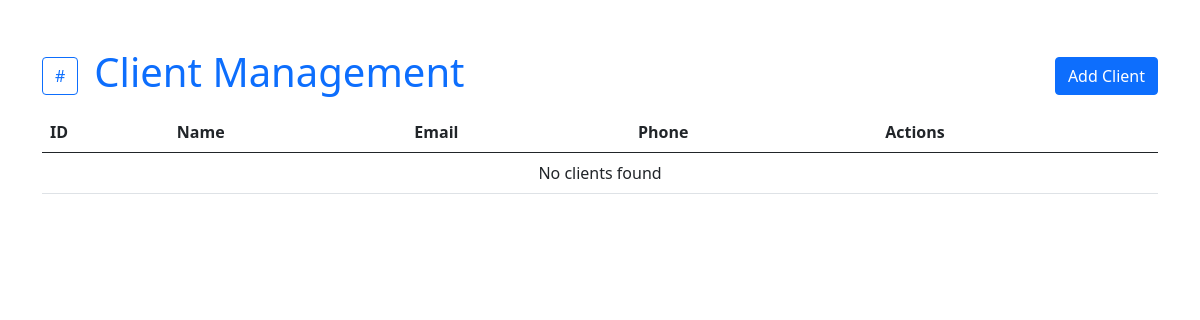
The page /clients/ on the database as committed earlier.
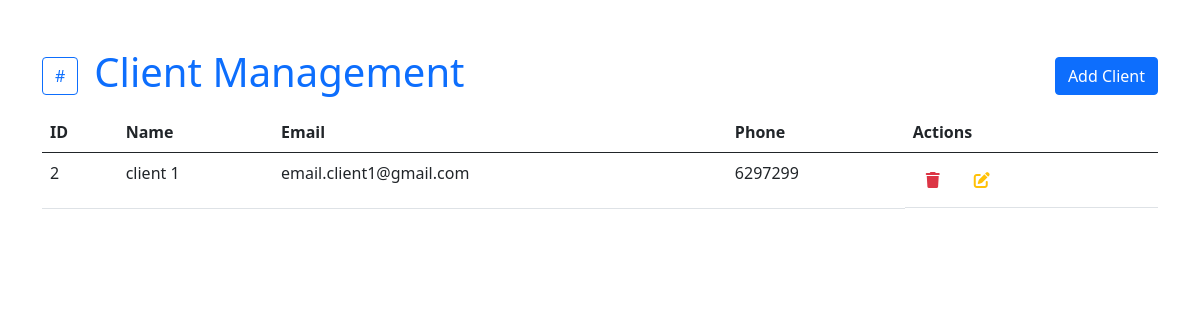
The same page on the database as committed later.
### pharmacy_app/models.py (models this page shows, shortened)
class Client(models.Model) :
    name = models.CharField("name" , max_length=150)
    email= models.CharField("email" ,max_length=100)
    phone = models.IntegerField("phone")

### pharmacy_app/views.py (the view)
# urls.py: path('clients/', views.indexClient , name="indexClient"),
def indexClient(request):
    clients = models.Client.objects.all()
    return render(request, "indexClients.html", { "clients": clients , "message" : request.GET.get("message")})

### pharmacy_app/templates/indexClients.html (shortened to what this page needs)
<!DOCTYPE html>
<html lang="en">
<head>
    <link rel="stylesheet" href="https://cdnjs.cloudflare.com/ajax/libs/bootstrap/5.0.1/css/bootstrap.min.css"
 />
    <link rel="stylesheet" href="https://cdnjs.cloudflare.com/ajax/libs/font-awesome/6.7.2/css/all.min.css"
 />
</head>
<body>
    <div class="container py-5">
        <div class="d-flex align-items-center justify-content-between">
            <div class="d-flex align-items-center">
                <a href="/" class="btn btn-outline-primary me-3">#</a>
                <h1 class="text-primary text-capitalize">client management</h1>
            </div>
            <button class="btn btn-primary">
                <a href="/clients/add/" class="text-white text-decoration-none">Add Client</a>
            </button>
        </div>
        <table class="table my-2">
            <thead>
                <tr>
                    <th>ID</th>
                    <th>Name</th>
                    <th>Email</th>
                    <th>Phone</th>
                    <th>Actions</th>
                </tr>
            </thead>
            <tbody>
                {% if clients %}
                {% for client in clients %}
                <tr>
                    <td>{{ client.id }}</td>
                    <td>{{ client.name }}</td>
                    <td>{{ client.email }}</td>
                    <td>{{ client.phone }}</td>
                    <td class="d-flex justify-content-start">
                        <form action="/clients/delete/" method="POST">
                            <button class="btn me-2"><i class="fa-solid fa-trash text-danger"></i></button>
                        </form>
                        <a href="/clients/update?id={{ client.id }}" class="btn me-2 text-decoration-none">
                            <i class="fa-solid fa-pen-to-square text-warning"></i>
                        </a>
                    </td>
                </tr>
                {% endfor %}
                {% else %}
                <tr>
                    <td colspan="5" class="text-center">No clients found</td>
                </tr>
                {% endif %}
            </tbody>
        </table>
    </div>
</body>
</html>

Rows that differ between the two databases and show on the page:
added Client: id "2", name "client 1", email "email.client1@gmail.com", phone "6297299"
Other text that changed with them:
text no longer shown: "No clients found"
